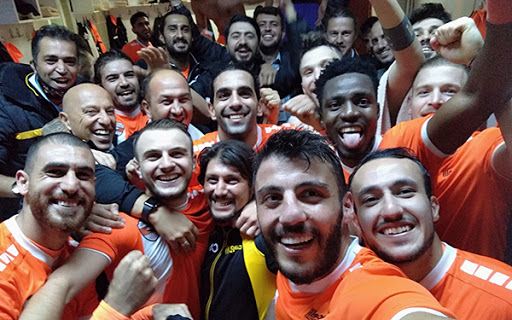
#> input picture Basic Image Processing/6- Resimden Yüz Tanıma/yuzler.jpg, 512 x 320 px
$ python Resimden_yuz_tanima.py
#> lines starting #> are read from the running program, lines starting #| are printed output that depends on the picture; after the words box and inside, x2 and y2 are one past the last pixel; in counts of white or black regions, pixels touching at a corner belong together
import cv2
import numpy as np
from matplotlib import pyplot as plt

resim = cv2.imread("yuzler.jpg",0) #0 yazıp sb yaptım
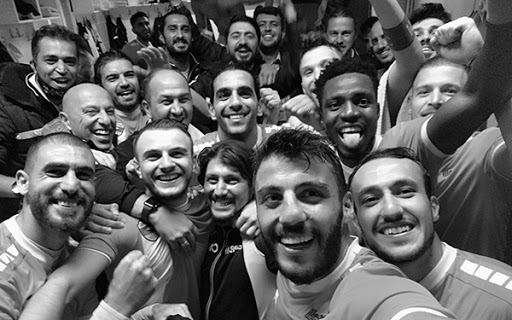
#> resim: shape (320, 512); min 0, max 255, mean 97.8

face_cascade = cv2.CascadeClassifier("haarcascade_frontalface_default.xml")
yuzler = face_cascade.detectMultiScale(resim,1.2,5)
#> yuzler = 15 rows, first 6: [325, 22, 30, 30], [160, 13, 40, 40], [222, 20, 40, 40], [33, 39, 55, 55], [97, 56, 51, 51], [205, 70, 60, 60]

for(x,y,w,h) in yuzler:
    cv2.rectangle(resim,(x,y),(x+w,y+h),(0,0,255),5)
#> this loop made 15 passes
#> (x, y, w, h) on passes 1 to 12: (325, 22, 30, 30), (160, 13, 40, 40), (222, 20, 40, 40), (33, 39, 55, 55), (97, 56, 51, 51), (205, 70, 60, 60), (146, 77, 58, 58), (194, 159, 57, 57), (406, 67, 61, 61), (317, 76, 67, 67), (74, 91, 53, 53), (134, 130, 63, 63)
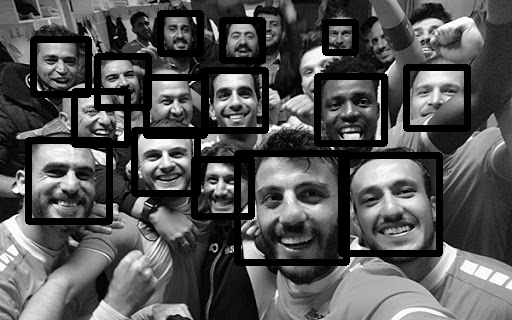
#> resim: shape (320, 512); 14.39% of pixels changed, all inside (x1, y1, x2, y2) = (25, 10, 471, 266)

def detectFromImage(image):
#> called with image = 'yuzler.jpg'
    face_cascade = cv2.CascadeClassifier("haarcascade_frontalface_default.xml")
    resim = cv2.imread(image)
#> resim is the input picture: shape (320, 512, 3); mean B, G, R 85.4, 90.1, 117.8
    resim = cv2.cvtColor(resim,cv2.COLOR_BGR2GRAY)
#> resim: shape (320, 512)
    yuzlerim = face_cascade.detectMultiScale(resim,1.2,5)
#> yuzlerim has the same summary as yuzler outside detectFromImage

    for(x,y,w,h) in yuzlerim:
        cv2.rectangle(resim,(x,y),(x+w,y+h),(255,255,255),4)
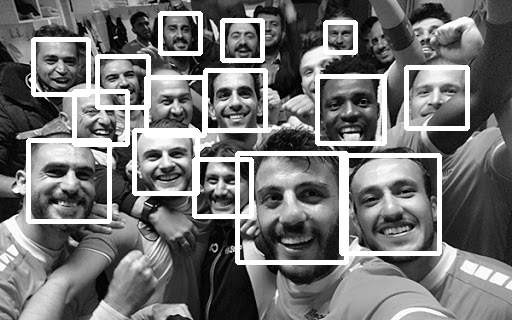
#> resim: shape (320, 512); min 0, max 255, mean 115.5
    cv2.imshow("Yuz tanima",resim)
    cv2.waitKey(0)
    cv2.destroyAllWindows()

detectFromImage("yuzler.jpg")
